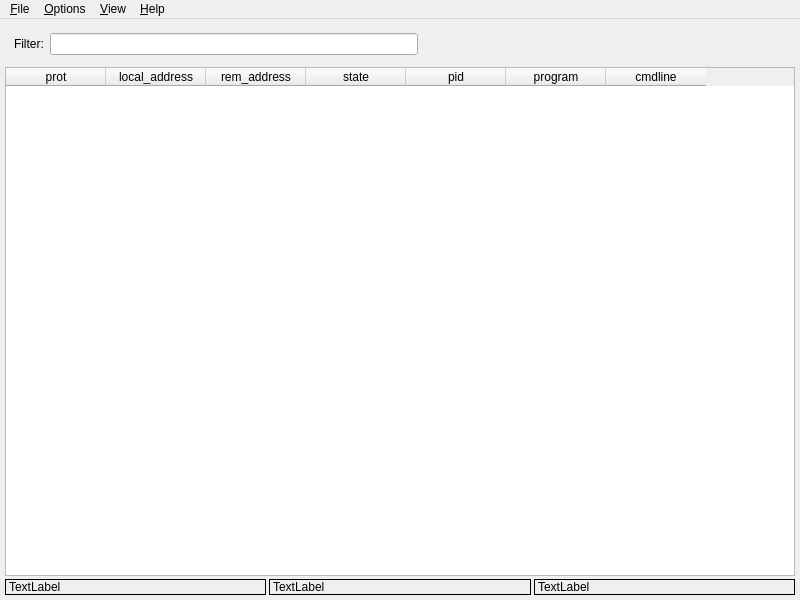
<?xml version="1.0" encoding="UTF-8"?>
<ui version="4.0">
 <class>MainWindow</class>
 <widget class="QMainWindow" name="MainWindow">
  <property name="geometry">
   <rect>
    <x>0</x>
    <y>0</y>
    <width>800</width>
    <height>600</height>
   </rect>
  </property>
  <property name="windowTitle">
   <string notr="true">MainWindow</string>
  </property>
  <widget class="QWidget" name="centralwidget">
   <layout class="QGridLayout" name="gridLayout">
    <property name="leftMargin">
     <number>5</number>
    </property>
    <property name="topMargin">
     <number>5</number>
    </property>
    <property name="rightMargin">
     <number>5</number>
    </property>
    <property name="bottomMargin">
     <number>5</number>
    </property>
    <property name="spacing">
     <number>3</number>
    </property>
    <item row="2" column="0">
     <widget class="QLabel" name="label">
      <property name="frameShape">
       <enum>QFrame::Box</enum>
      </property>
      <property name="text">
       <string>TextLabel</string>
      </property>
     </widget>
    </item>
    <item row="2" column="1">
     <widget class="QLabel" name="label_2">
      <property name="frameShape">
       <enum>QFrame::Box</enum>
      </property>
      <property name="text">
       <string>TextLabel</string>
      </property>
     </widget>
    </item>
    <item row="2" column="2">
     <widget class="QLabel" name="label_3">
      <property name="frameShape">
       <enum>QFrame::Box</enum>
      </property>
      <property name="text">
       <string>TextLabel</string>
      </property>
     </widget>
    </item>
    <item row="1" column="0" colspan="3">
     <widget class="QTableWidget" name="tableWidget">
      <property name="editTriggers">
       <set>QAbstractItemView::NoEditTriggers</set>
      </property>
      <property name="selectionBehavior">
       <enum>QAbstractItemView::SelectRows</enum>
      </property>
      <property name="sortingEnabled">
       <bool>false</bool>
      </property>
      <column>
       <property name="text">
        <string>prot</string>
       </property>
      </column>
      <column>
       <property name="text">
        <string>local_address</string>
       </property>
      </column>
      <column>
       <property name="text">
        <string>rem_address</string>
       </property>
      </column>
      <column>
       <property name="text">
        <string>state</string>
       </property>
      </column>
      <column>
       <property name="text">
        <string>pid</string>
       </property>
      </column>
      <column>
       <property name="text">
        <string>program</string>
       </property>
      </column>
      <column>
       <property name="text">
        <string>cmdline</string>
       </property>
      </column>
     </widget>
    </item>
    <item row="0" column="0" colspan="3">
     <widget class="QFrame" name="frame">
      <property name="frameShadow">
       <enum>QFrame::Raised</enum>
      </property>
      <layout class="QHBoxLayout" name="horizontalLayout">
       <item>
        <widget class="QLabel" name="label_4">
         <property name="text">
          <string>Filter:</string>
         </property>
        </widget>
       </item>
       <item>
        <widget class="QLineEdit" name="lineEdit">
         <property name="clearButtonEnabled">
          <bool>true</bool>
         </property>
        </widget>
       </item>
       <item>
        <spacer name="horizontalSpacer">
         <property name="orientation">
          <enum>Qt::Horizontal</enum>
         </property>
         <property name="sizeHint" stdset="0">
          <size>
           <width>40</width>
           <height>20</height>
          </size>
         </property>
        </spacer>
       </item>
      </layout>
     </widget>
    </item>
   </layout>
  </widget>
  <widget class="QMenuBar" name="menubar">
   <property name="geometry">
    <rect>
     <x>0</x>
     <y>0</y>
     <width>800</width>
     <height>29</height>
    </rect>
   </property>
   <widget class="QMenu" name="menuFile">
    <property name="title">
     <string>&amp;File</string>
    </property>
    <addaction name="actionCopy"/>
    <addaction name="actionSave_As"/>
    <addaction name="actionRestart_as_Root"/>
    <addaction name="separator"/>
    <addaction name="actionExit"/>
   </widget>
   <widget class="QMenu" name="menuHelp">
    <property name="title">
     <string>&amp;Help</string>
    </property>
    <addaction name="actionAbout"/>
   </widget>
   <widget class="QMenu" name="menuView">
    <property name="title">
     <string>&amp;View</string>
    </property>
    <widget class="QMenu" name="menuUpdate_speed">
     <property name="title">
      <string>&amp;Update speed</string>
     </property>
     <addaction name="action1_second"/>
     <addaction name="action3_second"/>
     <addaction name="action5_second"/>
     <addaction name="actionPause"/>
    </widget>
    <addaction name="menuUpdate_speed"/>
    <addaction name="actionRefresh"/>
   </widget>
   <widget class="QMenu" name="menuOptions">
    <property name="title">
     <string>&amp;Options</string>
    </property>
    <widget class="QMenu" name="menuProt">
     <property name="title">
      <string>&amp;Prot</string>
     </property>
     <addaction name="actionTCP"/>
     <addaction name="actionUDP"/>
     <addaction name="actionTCP6"/>
     <addaction name="actionUDP6"/>
    </widget>
    <widget class="QMenu" name="menuState">
     <property name="title">
      <string>&amp;State</string>
     </property>
     <addaction name="actionESTABLISHED"/>
     <addaction name="actionLISTEN"/>
     <addaction name="actionCLOSE"/>
     <addaction name="actionAllOther"/>
    </widget>
    <addaction name="actionUtilite_for_kill"/>
    <addaction name="actionResolve_Addresses"/>
    <addaction name="menuProt"/>
    <addaction name="menuState"/>
   </widget>
   <addaction name="menuFile"/>
   <addaction name="menuOptions"/>
   <addaction name="menuView"/>
   <addaction name="menuHelp"/>
  </widget>
  <action name="actionExit">
   <property name="text">
    <string>&amp;Exit</string>
   </property>
  </action>
  <action name="actionAbout">
   <property name="text">
    <string>&amp;About</string>
   </property>
   <property name="shortcut">
    <string>F1</string>
   </property>
  </action>
  <action name="actionRefresh">
   <property name="text">
    <string>&amp;Refresh Now</string>
   </property>
   <property name="shortcut">
    <string>F5</string>
   </property>
  </action>
  <action name="action1_second">
   <property name="checkable">
    <bool>true</bool>
   </property>
   <property name="checked">
    <bool>false</bool>
   </property>
   <property name="text">
    <string>&amp;1 second</string>
   </property>
   <property name="shortcut">
    <string>Alt+1</string>
   </property>
  </action>
  <action name="action3_second">
   <property name="checkable">
    <bool>true</bool>
   </property>
   <property name="checked">
    <bool>true</bool>
   </property>
   <property name="text">
    <string>&amp;3 second</string>
   </property>
   <property name="shortcut">
    <string>Alt+2</string>
   </property>
  </action>
  <action name="action5_second">
   <property name="checkable">
    <bool>true</bool>
   </property>
   <property name="text">
    <string>&amp;5 second</string>
   </property>
   <property name="shortcut">
    <string>Alt+3</string>
   </property>
  </action>
  <action name="actionPause">
   <property name="checkable">
    <bool>true</bool>
   </property>
   <property name="checked">
    <bool>false</bool>
   </property>
   <property name="text">
    <string>&amp;Pause</string>
   </property>
   <property name="shortcut">
    <string>Alt+0</string>
   </property>
  </action>
  <action name="actionSave_As">
   <property name="text">
    <string>&amp;Save As...</string>
   </property>
  </action>
  <action name="actionCopy">
   <property name="text">
    <string>&amp;Copy</string>
   </property>
  </action>
  <action name="actionRestart_as_Root">
   <property name="text">
    <string>&amp;Restart as Root</string>
   </property>
  </action>
  <action name="actionResolve_Addresses">
   <property name="checkable">
    <bool>true</bool>
   </property>
   <property name="text">
    <string>&amp;Resolve Addresses</string>
   </property>
  </action>
  <action name="actionTCP">
   <property name="checkable">
    <bool>true</bool>
   </property>
   <property name="checked">
    <bool>true</bool>
   </property>
   <property name="text">
    <string>&amp;TCP</string>
   </property>
  </action>
  <action name="actionUDP">
   <property name="checkable">
    <bool>true</bool>
   </property>
   <property name="checked">
    <bool>true</bool>
   </property>
   <property name="text">
    <string>&amp;UDP</string>
   </property>
  </action>
  <action name="actionTCP6">
   <property name="checkable">
    <bool>true</bool>
   </property>
   <property name="checked">
    <bool>true</bool>
   </property>
   <property name="text">
    <string>T&amp;CP6</string>
   </property>
  </action>
  <action name="actionUDP6">
   <property name="checkable">
    <bool>true</bool>
   </property>
   <property name="checked">
    <bool>true</bool>
   </property>
   <property name="text">
    <string>U&amp;DP6</string>
   </property>
  </action>
  <action name="actionCLOSE">
   <property name="checkable">
    <bool>true</bool>
   </property>
   <property name="checked">
    <bool>true</bool>
   </property>
   <property name="text">
    <string>&amp;CLOSE</string>
   </property>
  </action>
  <action name="actionESTABLISHED">
   <property name="checkable">
    <bool>true</bool>
   </property>
   <property name="checked">
    <bool>true</bool>
   </property>
   <property name="text">
    <string>&amp;ESTABLISHED</string>
   </property>
  </action>
  <action name="actionLISTEN">
   <property name="checkable">
    <bool>true</bool>
   </property>
   <property name="checked">
    <bool>true</bool>
   </property>
   <property name="text">
    <string>&amp;LISTEN</string>
   </property>
  </action>
  <action name="actionAllOther">
   <property name="checkable">
    <bool>true</bool>
   </property>
   <property name="checked">
    <bool>true</bool>
   </property>
   <property name="text">
    <string>&amp;All other</string>
   </property>
  </action>
  <action name="actionUtilite_for_kill">
   <property name="text">
    <string>&amp;Utilite for kill...</string>
   </property>
  </action>
 </widget>
 <resources/>
 <connections/>
</ui>
